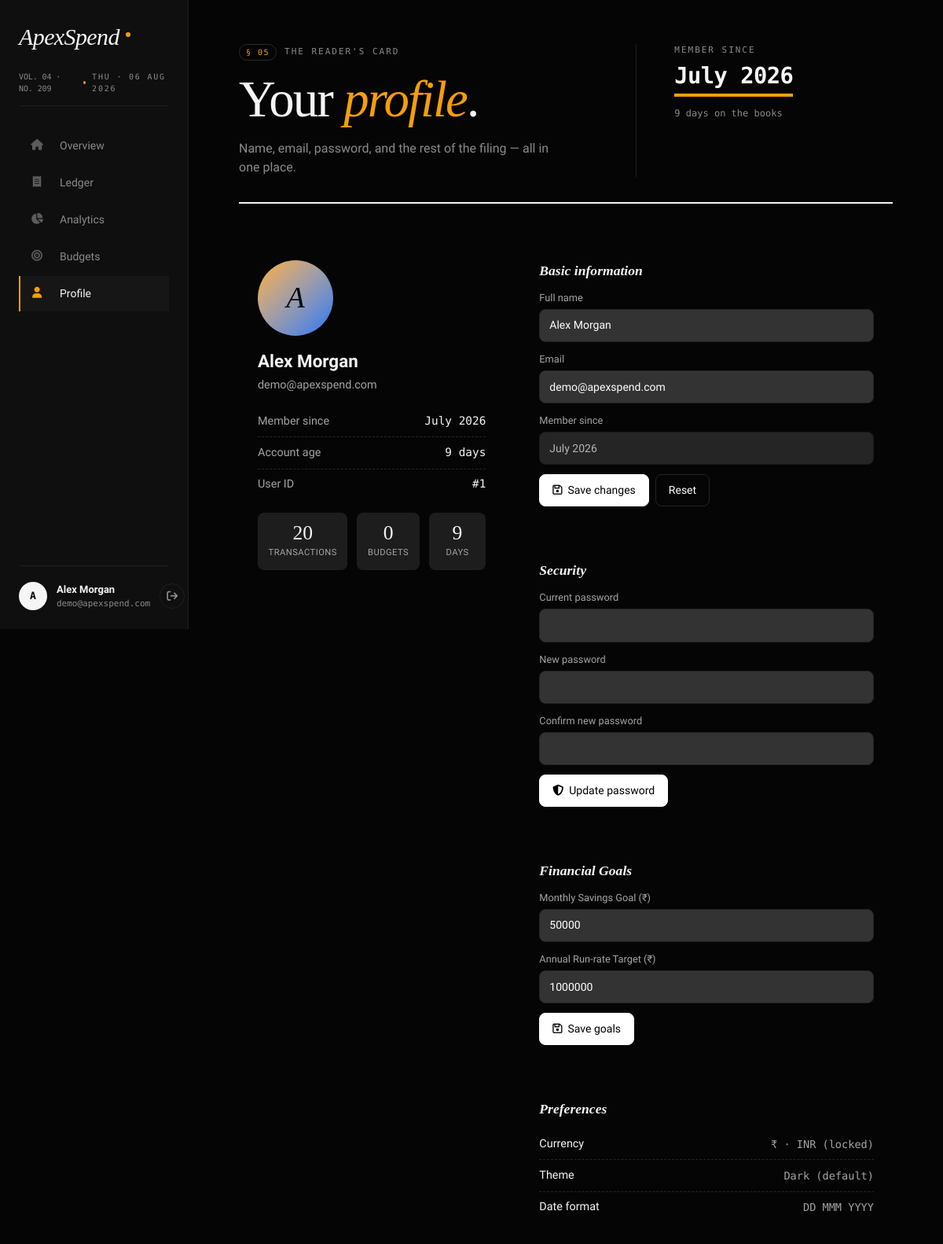
The app's page /profile.php (signed in) with its own data.
### tables this page shows
CREATE TABLE IF NOT EXISTS users (
    id INT AUTO_INCREMENT PRIMARY KEY,
    name VARCHAR(100) NOT NULL,
    email VARCHAR(100) NOT NULL UNIQUE,
    password VARCHAR(255) NOT NULL,
    avatar_path VARCHAR(255) DEFAULT NULL,
    savings_goal DECIMAL(15,2) DEFAULT 50000.00,
    run_rate_target DECIMAL(15,2) DEFAULT 1000000.00,
    created_at DATETIME DEFAULT CURRENT_TIMESTAMP
);

### profile.php (the view, shortened to what this page needs)
<?php
$pdo = getDBConnection();
$userId = (int) $_SESSION['user']['id'];
$user = $_SESSION['user'];
$activePage = 'profile';
if ($pdo) {
    try {
        $pdo->query("SELECT savings_goal, run_rate_target FROM users LIMIT 1");
    } catch (PDOException $e) {
        try {
            $pdo->exec("ALTER TABLE users ADD COLUMN savings_goal DECIMAL(15,2) DEFAULT 50000.00");
            $pdo->exec("ALTER TABLE users ADD COLUMN run_rate_target DECIMAL(15,2) DEFAULT 1000000.00");
        } catch (PDOException $e2) {}
    }
    $stmt = $pdo->prepare('SELECT id, name, email, avatar_path, savings_goal, run_rate_target, created_at FROM users WHERE id = ?');
    $stmt->execute([$userId]);
    if ($row = $stmt->fetch()) $user = array_merge($user, $row);
    $txCount = (int) $pdo->query("SELECT COUNT(*) FROM transactions WHERE user_id = $userId")->fetchColumn();
    $budgetCount = (int) $pdo->query("SELECT COUNT(*) FROM budgets WHERE user_id = $userId")->fetchColumn();
}
$savings_goal = isset($user['savings_goal']) ? (float)$user['savings_goal'] : 50000.00;
$run_rate_target = isset($user['run_rate_target']) ? (float)$user['run_rate_target'] : 1000000.00;
$initials = strtoupper(substr($user['name'], 0, 1));
$createdAt = $user['created_at'] ?? date('Y-m-d H:i:s');
$memberSince = date('F Y', strtotime($createdAt));
$accountAgeDays = max(1, (int) floor((time() - strtotime($createdAt)) / 86400));
?>
<!DOCTYPE html>
<html lang="en">
<head>
    <link rel="stylesheet" href="https://cdnjs.cloudflare.com/ajax/libs/font-awesome/6.4.0/css/all.min.css">
    <link rel="stylesheet" href="style.css?v=<?php echo time(); ?>">
</head>
<body>
<div class="app">
    <aside class="side">
        <div class="side-top">
            <div class="brand">
                <span class="brand-mark">ApexSpend</span>
                <span class="brand-dot" aria-hidden="true"></span>
            </div>
            <div class="filing">
                <span class="num">VOL. 04 · NO. 209</span>
                <span class="dot" aria-hidden="true"></span>
                <span><?php echo strtoupper(date('D · d M Y')); ?></span>
            </div>
            <ul class="nav" role="navigation">
                <li><a href="dashboard.php" class="<?= $activePage==='overview' ? 'is-active' : '' ?>"><i class="fa-solid fa-house nav-ic"></i><span class="label">Overview</span></a></li>
                <li><a href="transactions.php" class="<?= $activePage==='ledger' ? 'is-active' : '' ?>"><i class="fa-solid fa-receipt nav-ic"></i><span class="label">Ledger</span></a></li>
                <li><a href="analytics.php" class="<?= $activePage==='analytics' ? 'is-active' : '' ?>"><i class="fa-solid fa-chart-pie nav-ic"></i><span class="label">Analytics</span></a></li>
                <li><a href="budgets.php" class="<?= $activePage==='budgets' ? 'is-active' : '' ?>"><i class="fa-solid fa-bullseye nav-ic"></i><span class="label">Budgets</span></a></li>
                <li><a href="profile.php" class="<?= $activePage==='profile' ? 'is-active' : '' ?>"><i class="fa-solid fa-user nav-ic"></i><span class="label">Profile</span></a></li>
            </ul>
        </div>
        <div class="who">
            <a href="profile.php" class="avatar"><?= htmlspecialchars($initials) ?></a>
            <div class="who-meta">
                <strong><?= htmlspecialchars($user['name']) ?></strong>
                <span><?= htmlspecialchars($user['email']) ?></span>
            </div>
            <button type="button" class="logout" onclick="window.location.href='logout.php'" aria-label="Sign out">
                <i class="fa-solid fa-arrow-right-from-bracket"></i>
            </button>
        </div>
    </aside>
    <main class="canvas">
        <header class="masthead">
            <div class="masthead-col">
                <div class="kicker">
                    <span class="kicker-num">§ 05</span>
                    <span class="kicker-text">The Reader's Card</span>
                </div>
                <h1>Your <em>profile</em>.</h1>
                <p class="standfirst">Name, email, password, and the rest of the filing — all in one place.</p>
            </div>
            <div class="masthead-figure">
                <div class="figure-label">Member since</div>
                <div class="figure-value" style="font-size:1.8rem;"><?= htmlspecialchars($memberSince) ?></div>
                <div class="figure-meta"><span class="muted"><?= $accountAgeDays ?> days on the books</span></div>
            </div>
        </header>
        <div class="profile-grid">
            <section class="card profile-card">
                <div class="avatar-xl"><?= htmlspecialchars($initials) ?></div>
                <h2 class="profile-name"><?= htmlspecialchars($user['name']) ?></h2>
                <p class="profile-email"><?= htmlspecialchars($user['email']) ?></p>
                <ul class="meta-list">
                    <li><span class="k">Member since</span><span class="v"><?= htmlspecialchars($memberSince) ?></span></li>
                    <li><span class="k">Account age</span><span class="v"><?= $accountAgeDays ?> days</span></li>
                    <li><span class="k">User ID</span><span class="v">#<?= (int) $user['id'] ?></span></li>
                </ul>
                <div class="stat-row">
                    <div class="stat"><div class="n"><?= $txCount ?></div><div class="l">Transactions</div></div>
                    <div class="stat"><div class="n"><?= $budgetCount ?></div><div class="l">Budgets</div></div>
                    <div class="stat"><div class="n"><?= $accountAgeDays ?></div><div class="l">Days</div></div>
                </div>
            </section>
            <div style="display:grid; gap:1.25rem;">
                <section class="card profile-card">
                    <h3 class="section-title">Basic information</h3>
                    <form class="profile-form" method="POST" action="update_profile.php" id="infoForm">
                        <div class="pf-field">
                            <label for="name">Full name</label>
                            <input id="name" name="name" type="text" value="<?= htmlspecialchars($user['name']) ?>" required minlength="2">
                        </div>
                        <div class="pf-field">
                            <label for="email">Email</label>
                            <input id="email" name="email" type="email" value="<?= htmlspecialchars($user['email']) ?>" required>
                        </div>
                        <div class="pf-field">
                            <label>Member since</label>
                            <input value="<?= htmlspecialchars($memberSince) ?>" readonly>
                        </div>
                        <div class="pf-actions">
                            <button type="submit" class="btn btn-primary"><i class="fa-regular fa-floppy-disk"></i>&nbsp; Save changes</button>
                            <button type="reset" class="btn btn-ghost">Reset</button>
                        </div>
                    </form>
                </section>
                <section class="card profile-card">
                    <h3 class="section-title">Security</h3>
                    <form class="profile-form" method="POST" action="update_profile.php" id="pwForm">
                        <div class="pf-field">
                            <label for="old_password">Current password</label>
                            <input id="old_password" name="old_password" type="password" required autocomplete="current-password">
                        </div>
                        <div class="pf-field">
                            <label for="new_password">New password</label>
                            <input id="new_password" name="new_password" type="password" required minlength="6" autocomplete="new-password">
                        </div>
                        <div class="pf-field">
                            <label for="confirm_password">Confirm new password</label>
                            <input id="confirm_password" name="confirm_password" type="password" required minlength="6" autocomplete="new-password">
                        </div>
                        <div class="pf-actions">
                            <button type="submit" class="btn btn-primary"><i class="fa-solid fa-shield-halved"></i>&nbsp; Update password</button>
                        </div>
                    </form>
                </section>
                <section class="card profile-card">
                    <h3 class="section-title">Financial Goals</h3>
                    <form class="profile-form" method="POST" action="update_profile.php" id="goalsForm">
                        <div class="pf-field">
                            <label for="savings_goal">Monthly Savings Goal (₹)</label>
                            <input id="savings_goal" name="savings_goal" type="number" step="0.01" value="<?= htmlspecialchars($savings_goal) ?>" required>
                        </div>
                        <div class="pf-field">
                            <label for="run_rate_target">Annual Run-rate Target (₹)</label>
                            <input id="run_rate_target" name="run_rate_target" type="number" step="0.01" value="<?= htmlspecialchars($run_rate_target) ?>" required>
                        </div>
                        <div class="pf-actions">
                            <button type="submit" class="btn btn-primary"><i class="fa-regular fa-floppy-disk"></i>&nbsp; Save goals</button>
                        </div>
                    </form>
                </section>
                <section class="card profile-card">
                    <h3 class="section-title">Preferences</h3>
                    <div class="pref-row"><span class="k">Currency</span><span class="v">₹ · INR (locked)</span></div>
                    <div class="pref-row"><span class="k">Theme</span><span class="v">Dark (default)</span></div>
                    <div class="pref-row"><span class="k">Date format</span><span class="v">DD MMM YYYY</span></div>
                </section>
            </div>
        </div>
    </main>
</div>
</body>
</html>

### profile.php (style rules this page uses)
.profile-grid { display: grid; grid-template-columns: 1fr 1.4fr; gap: 1.25rem; }
.profile-card { padding: 1.5rem; }
.avatar-xl { width: 96px; height: 96px; border-radius: 50%; display: grid; place-items: center; font-family: var(--font-serif); font-size: 2.4rem; font-style: italic; color: var(--card); background: linear-gradient(135deg, var(--chart-1), var(--chart-2)); margin-bottom: 1rem; }
.profile-name { margin: 0 0 .15rem; font-size: 1.4rem; }
.profile-email { margin: 0 0 1rem; color: var(--muted-foreground); font-size: .9rem; }
.meta-list { list-style: none; padding: 0; margin: 1rem 0 0; }
.meta-list li { display: flex; justify-content: space-between; align-items: baseline; padding: .55rem 0; border-top: 1px dashed var(--border); font-size: .9rem; }
.meta-list li:first-child { border-top: 0; }
.meta-list .k { color: var(--muted-foreground); }
.meta-list .v { font-family: var(--font-mono); }
.stat-row { display: grid; grid-template-columns: repeat(3, 1fr); gap: .75rem; margin: 1rem 0 0; }
.stat { background: var(--muted); border-radius: var(--radius); padding: .85rem; text-align: center; }
.stat .n { font-family: var(--font-serif); font-size: 1.6rem; line-height: 1; }
.stat .l { font-size: .7rem; color: var(--muted-foreground); text-transform: uppercase; letter-spacing: .04em; margin-top: .25rem; }
.section-title { font-family: var(--font-serif); font-style: italic; font-size: 1.1rem; margin: 0 0 .75rem; }
form.profile-form { display: grid; gap: .75rem; }
.pf-field { display: grid; gap: .3rem; }
.pf-field label { font-size: .8rem; color: var(--muted-foreground); }
.pf-field input { padding: .6rem .75rem; font: inherit; color: var(--foreground); background: var(--input); border: 1px solid var(--border); border-radius: var(--radius); outline: none; }
.pf-field input[readonly] { opacity: .7; cursor: default; }
.pf-actions { display: flex; gap: .5rem; }
.btn { font: inherit; font-weight: 500; cursor: pointer; padding: .55rem 1rem; border-radius: var(--radius); border: 1px solid var(--border); background: var(--card); color: var(--foreground); }
.btn-primary { background: var(--primary); color: var(--primary-foreground); border-color: var(--primary); }
.btn-ghost { background: transparent; }
.pref-row { display: flex; justify-content: space-between; align-items: center; padding: .55rem 0; border-top: 1px dashed var(--border); }
.pref-row:first-of-type { border-top: 0; }
.pref-row .k { font-size: .9rem; }
.pref-row .v { color: var(--muted-foreground); font-size: .85rem; font-family: var(--font-mono); }

### records on screen
users: name "A", name "Alex Morgan", email "demo@apexspend.com", created_at "9", id "1", created_at "July 2026", savings_goal "50000", run_rate_target "1000000"

### other values on screen
$txCount "20"
$budgetCount "0"
